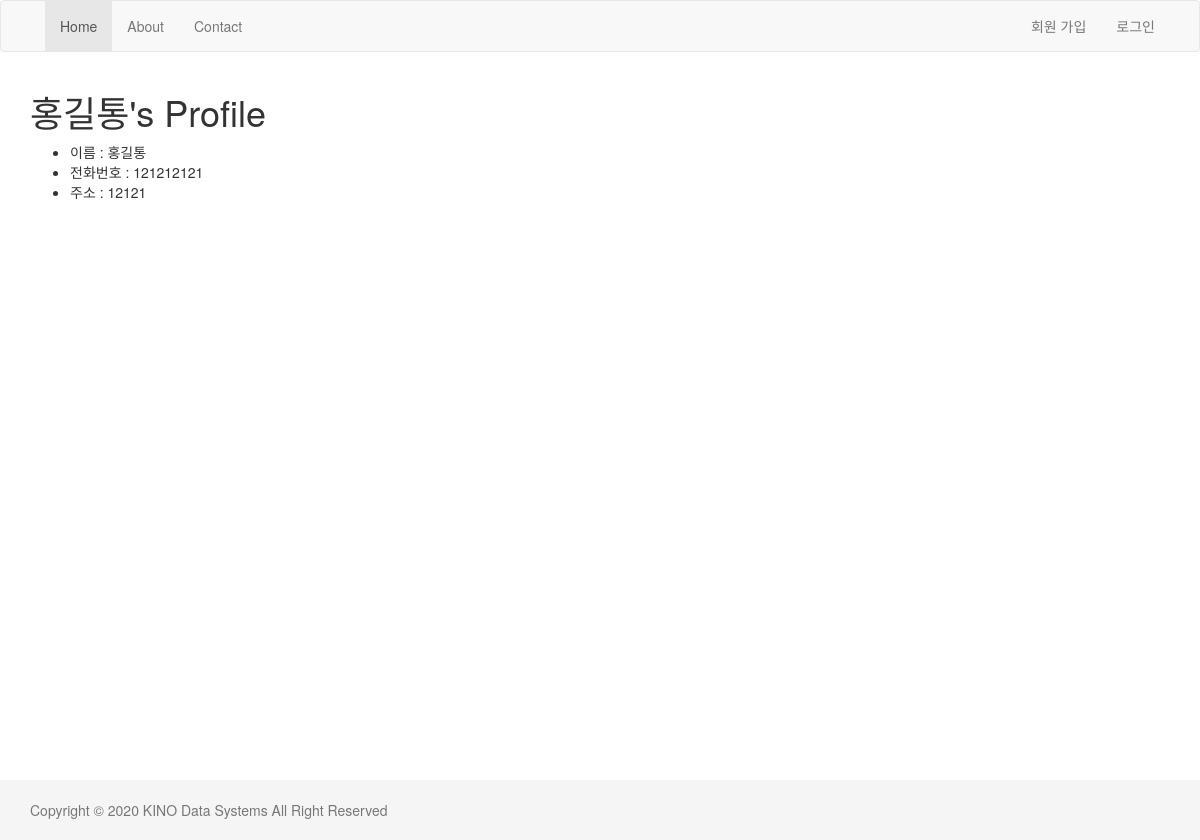
The app's page /blog/profile/ with its own data.
### blog/models.py (models this page shows, shortened)
class User(models.Model):
    name = models.CharField(max_length=50)

class Profile(models.Model):
    user = models.OneToOneField(User, on_delete=models.CASCADE)
    phone_number = models.CharField(max_length=20)
    address = models.CharField(max_length=50)

### blog/views.py (the view)
# urls.py: path('profile/', TemplateView.as_view(template_name='registration/profile.html'), name='profile'  ),
def profile(request):
    user = User.objects.get(id=1)
    return render(request, 'blog/profile.html', {'user': user})

### blog/templates/blog/profile.html (shortened to what this page needs)
{% extends "layout.html" %}
{% block content %}
<h1>{{ user.name }}'s Profile</h1>
<ul>
    <li>이름 : {{ user.name }}</li>
    <li>전화번호 : {{ user.profile.phone_number }}</li>
    <li>주소 : {{ user.profile.address }}</li>
</ul>
{% endblock content %}

### templates/layout.html (style rules this page uses)
html { position: relative; min-height: 100%; }
body { margin-bottom: 60px; }

### records on screen
User: name "홍길통", profile.phone_number "121212121", profile.address "12121"
